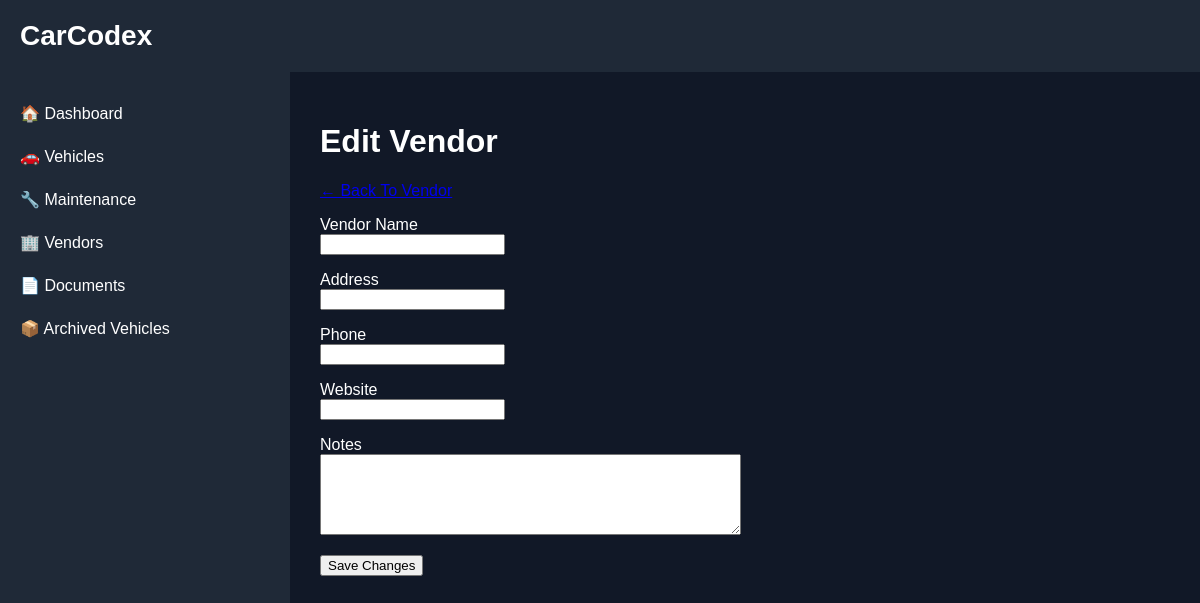
Before: /vendor-edit/3 with the older database file.
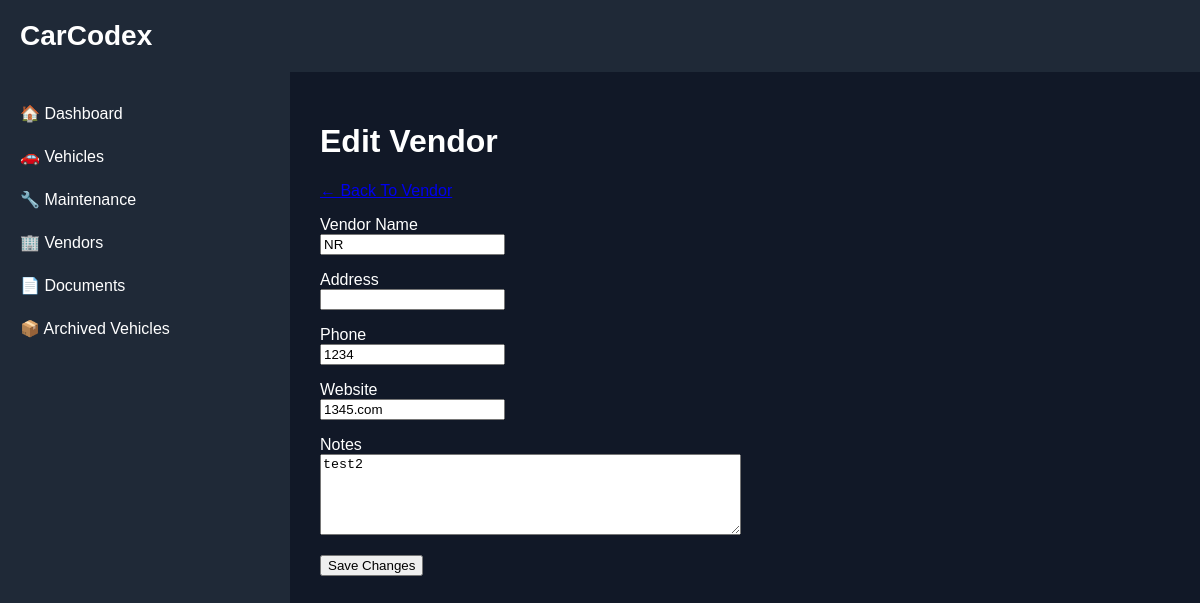
After: the same page with the newer database file.
### backend/models.py (models this page shows)
class Vendor(Base):
    __tablename__ = "vendors"
    id = Column(Integer, primary_key=True, index=True)
    name = Column(String)
    vendor_type = Column(String)
    address_1 = Column(String)
    address_2 = Column(String)
    city = Column(String)
    state = Column(String)
    zip_code = Column(String)
    phone = Column(String)
    email = Column(String)
    website = Column(String)
    primary_contact = Column(String)
    notes = Column(String)
    is_preferred = Column(Boolean, default=False)
    archived = Column(Boolean, default=False)

### backend/main.py (the view)
@app.get(
    "/vendor-edit/{vendor_id}",
    response_class=HTMLResponse
)
def vendor_edit_page(
    request: Request,
    vendor_id: int
):
    db = SessionLocal()
    vendor = db.query(
        Vendor
    ).filter(
        Vendor.id == vendor_id
    ).first()
    db.close()
    return templates.TemplateResponse(
        request=request,
        name="vendor_edit.html",
        context={
            "request": request,
            "vendor": vendor
        }
    )

### backend/templates/vendor_edit.html (shortened to what this page needs)
{% extends "base.html" %}
{% block content %}
<h1>Edit Vendor</h1>
<p>
    <a href="/vendor/{{ vendor.id }}"
       class="nav-link">
    </a>
</p>
<form method="post" action="/vendor-edit/{{ vendor.id }}">
    <p>
        Vendor Name<br>
        <input
            type="text"
            name="name"
            value="{{ vendor.name }}">
    </p>
    <p>
        Address<br>
        <input
            type="text"
            name="address_1"
            value="{{ vendor.address_1 }}">
    </p>
    <p>
        Phone<br>
        <input
            type="text"
            name="phone"
            value="{{ vendor.phone }}">
    </p>
    <p>
        Website<br>
        <input
            type="text"
            name="website"
            value="{{ vendor.website }}">
    </p>
    <p>
        Notes<br>
        <textarea
            name="notes"
            rows="5"
            cols="50">{{ vendor.notes }}</textarea>
    </p>
    <p>
        <button type="submit">
            Save Changes
        </button>
    </p>
</form>
{% endblock %}

Changed rows visible on the page:
added Vendor: name "NR", phone "1234", website "1345.com", notes "test2"
